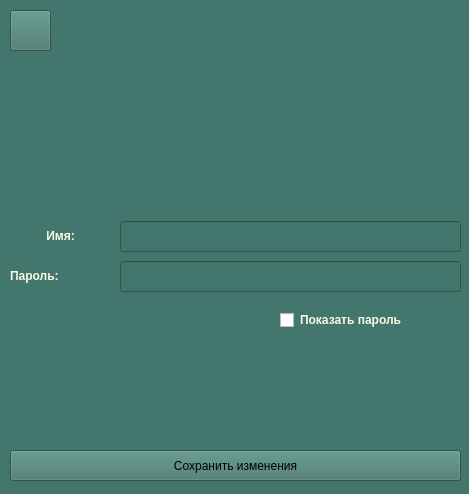
<?xml version="1.0" encoding="UTF-8"?>
<ui version="4.0">
 <class>Form</class>
 <widget class="QWidget" name="Form">
  <property name="geometry">
   <rect>
    <x>0</x>
    <y>0</y>
    <width>469</width>
    <height>494</height>
   </rect>
  </property>
  <property name="minimumSize">
   <size>
    <width>469</width>
    <height>494</height>
   </size>
  </property>
  <property name="maximumSize">
   <size>
    <width>469</width>
    <height>494</height>
   </size>
  </property>
  <property name="windowTitle">
   <string>Form</string>
  </property>
  <property name="styleSheet">
   <string notr="true">background-color: #43766C</string>
  </property>
  <widget class="QLabel" name="avatarLabel">
   <property name="geometry">
    <rect>
     <x>180</x>
     <y>10</y>
     <width>121</width>
     <height>121</height>
    </rect>
   </property>
   <property name="text">
    <string/>
   </property>
   <property name="pixmap">
    <pixmap>../avatars/default_icon.png</pixmap>
   </property>
   <property name="scaledContents">
    <bool>true</bool>
   </property>
  </widget>
  <widget class="QLabel" name="label">
   <property name="geometry">
    <rect>
     <x>10</x>
     <y>220</y>
     <width>101</width>
     <height>31</height>
    </rect>
   </property>
   <property name="styleSheet">
    <string notr="true">background-color: rgb 0, 0, 0;
font: 13pt &quot;MS Sans Serif&quot;;
color: #F8FAE5;
font-weight: 600;
margin-top: 0px;
outline: 0px;</string>
   </property>
   <property name="text">
    <string>Имя:</string>
   </property>
   <property name="alignment">
    <set>Qt::AlignCenter</set>
   </property>
  </widget>
  <widget class="QPushButton" name="backBtn">
   <property name="geometry">
    <rect>
     <x>10</x>
     <y>10</y>
     <width>41</width>
     <height>41</height>
    </rect>
   </property>
   <property name="styleSheet">
    <string notr="true">background-color: #F8FAE5;
font: 13pt &quot;MS Sans Serif&quot;;
color: #B19470;
font-weight: 600;
border-radius: 8px;
border: 2px solid #B19470;
padding: 5px 15px;
margin-top: 0px;
outline: 0px;
hover: { background-color: red };
pressed: { background-color: rgb(0, 255, 0)}</string>
   </property>
   <property name="text">
    <string/>
   </property>
   <property name="icon">
    <iconset>
     <normaloff>../pictures/icon6.png</normaloff>../pictures/icon6.png</iconset>
   </property>
  </widget>
  <widget class="QPushButton" name="acceptBtn">
   <property name="geometry">
    <rect>
     <x>10</x>
     <y>450</y>
     <width>451</width>
     <height>31</height>
    </rect>
   </property>
   <property name="styleSheet">
    <string notr="true">background-color: #F8FAE5;
font: 10pt &quot;MS Sans Serif&quot;;
color: #B19470;
font-weight: 600;
border-radius: 8px;
border: 2px solid #B19470;
padding: 5px 15px;
margin-top: 0px;
outline: 0px;
hover: { background-color: red };
pressed: { background-color: rgb(0, 255, 0)}</string>
   </property>
   <property name="text">
    <string>Сохранить изменения</string>
   </property>
  </widget>
  <widget class="QLabel" name="label_2">
   <property name="geometry">
    <rect>
     <x>10</x>
     <y>260</y>
     <width>101</width>
     <height>31</height>
    </rect>
   </property>
   <property name="styleSheet">
    <string notr="true">background-color: rgb 0, 0, 0;
font: 13pt &quot;MS Sans Serif&quot;;
color: #F8FAE5;
font-weight: 600;
margin-top: 0px;
outline: 0px;</string>
   </property>
   <property name="text">
    <string>Пароль:</string>
   </property>
  </widget>
  <widget class="QLineEdit" name="nameEdit">
   <property name="geometry">
    <rect>
     <x>120</x>
     <y>221</y>
     <width>341</width>
     <height>31</height>
    </rect>
   </property>
   <property name="styleSheet">
    <string notr="true">background-color: #F8FAE5;
font: 10pt &quot;MS Sans Serif&quot;;
color: #B19470;
font-weight: 600;
border-radius: 8px;
border: 2px solid #B19470;
margin-top: 0px;
outline: 0px;
hover: { background-color: red };
pressed: { background-color: rgb(0, 255, 0)}</string>
   </property>
  </widget>
  <widget class="QLineEdit" name="passwordEdit">
   <property name="geometry">
    <rect>
     <x>120</x>
     <y>261</y>
     <width>341</width>
     <height>31</height>
    </rect>
   </property>
   <property name="styleSheet">
    <string notr="true">background-color: #F8FAE5;
font: 10pt &quot;MS Sans Serif&quot;;
color: #B19470;
font-weight: 600;
border-radius: 8px;
border: 2px solid #B19470;
margin-top: 0px;
outline: 0px;
hover: { background-color: red };
pressed: { background-color: rgb(0, 255, 0)}</string>
   </property>
   <property name="echoMode">
    <enum>QLineEdit::Password</enum>
   </property>
  </widget>
  <widget class="QCheckBox" name="showPassBtn">
   <property name="geometry">
    <rect>
     <x>280</x>
     <y>310</y>
     <width>181</width>
     <height>20</height>
    </rect>
   </property>
   <property name="styleSheet">
    <string notr="true">background-color: rgb 0, 0, 0;
font: 10pt &quot;MS Sans Serif&quot;;
color: #F8FAE5;
font-weight: 600;
margin-top: 0px;
outline: 0px;</string>
   </property>
   <property name="text">
    <string>Показать пароль</string>
   </property>
  </widget>
  <widget class="QLabel" name="messageLabel">
   <property name="geometry">
    <rect>
     <x>10</x>
     <y>140</y>
     <width>451</width>
     <height>61</height>
    </rect>
   </property>
   <property name="styleSheet">
    <string notr="true">background-color: rgb 0, 0, 0;
font: 10pt &quot;MS Sans Serif&quot;;
color: #F8FAE5;
font-weight: 600;
padding: 5px 15px;
margin-top: 0px;
outline: 0px;</string>
   </property>
   <property name="text">
    <string/>
   </property>
   <property name="alignment">
    <set>Qt::AlignCenter</set>
   </property>
  </widget>
  <widget class="QPushButton" name="avatarBtn">
   <property name="geometry">
    <rect>
     <x>180</x>
     <y>10</y>
     <width>121</width>
     <height>121</height>
    </rect>
   </property>
   <property name="contextMenuPolicy">
    <enum>Qt::NoContextMenu</enum>
   </property>
   <property name="styleSheet">
    <string notr="true">background-color: rgb 0, 0, 0;
font: 10pt &quot;MS Sans Serif&quot;;
color: #F8FAE5;
font-weight: 600;
margin-top: 0px;
outline: 0px;</string>
   </property>
   <property name="text">
    <string/>
   </property>
   <property name="flat">
    <bool>true</bool>
   </property>
  </widget>
 </widget>
 <resources/>
 <connections/>
</ui>
